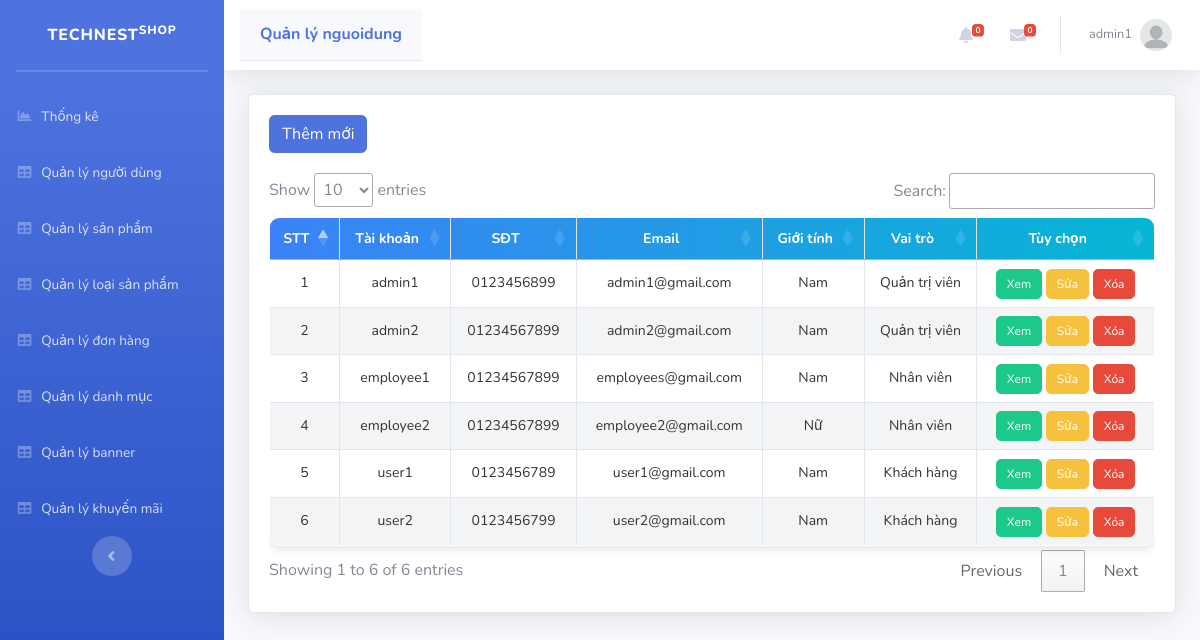
Page /Admin/index.php?mod=nguoidung (signed in) on the committed database.
### tables this page shows
CREATE TABLE `nguoidung` (
  `MaND` int NOT NULL,
  `Ho` varchar(20) NOT NULL,
  `Ten` varchar(20) NOT NULL,
  `GioiTinh` varchar(10) NOT NULL,
  `SDT` varchar(20) DEFAULT NULL,
  `Email` varchar(50) NOT NULL,
  `DiaChi` varchar(200) NOT NULL,
  `TaiKhoan` varchar(100) NOT NULL,
  `MatKhau` varchar(100) NOT NULL,
  `MaQuyen` int NOT NULL,
  `TrangThai` int NOT NULL
);

### Admin/MVC/Controllers/NguoiDungController.php (called while the page is built, shortened)
<?php
class NguoiDungController
{
    var $nguoidung_model;
    public function __construct()
    {
        $this->nguoidung_model = new nguoidung();
    }
    public function list()
    {
        $data = $this->nguoidung_model->All();
        require_once("MVC/Views/Admin/index.php");
    }
}

### Admin/MVC/Models/connection.php (called while the page is built, shortened)
<?php
class Connection
{
    function __construct()
    {
        $severname = "localhost";
        $username = "root";
        $password = "";
        $db_name = "tech_nest";
        $this->conn = new mysqli($severname, $username, $password, $db_name);
    }
}

### Admin/MVC/Models/model.php (called while the page is built, shortened)
<?php
require_once("connection.php");
class Model
{
    var $table;
    var $contens;
    function __construct()
    {
        $conn_obj = new Connection();
        $this->conn = $conn_obj->conn;
    }
    function All()
    {
        $query = "select * from $this->table ORDER BY $this->contens DESC ";
        require("result.php");
        return $data;
    }
}

### Admin/MVC/Models/result.php (called while the page is built)
<?php
$result = $this->conn->query($query);
$data = array();
while ($row = $result->fetch_assoc()) {
    $data[] = $row;
}

### Admin/MVC/Views/nguoidung/list.php (the view, shortened to what this page needs)
<?php if (isset($_SESSION['isLogin_Admin']) && $_SESSION['isLogin_Admin'] == true) { ?>
  <a href="?mod=nguoidung&act=add" type="button" class="btn btn-primary">Thêm mới</a>
<?php } ?>
<table class="table table-bordered" id="dataTable" cellspacing="0">
  <thead>
    <tr>
      <th scope="col">STT</th>
      <th scope="col">Tài khoản</th>
      <th scope="col">SĐT</th>
      <th scope="col">Email</th>
      <th scope="col">Giới tính</th>
      <th scope="col">Vai trò</th>
      <th scope="col">Tùy chọn</th>
    </tr>
  </thead>
  <tbody>
    <?php foreach ($data as $row) { ?>
      <tr>
        <td scope="row"><?= $row['MaND'] ?></td>
        <td><?= $row['TaiKhoan'] ?></td>
        <td><?= $row['SDT'] ?></td>
        <td><?= $row['Email'] ?></td>
        <td><?= $row['GioiTinh'] ?></td>
        <td>
          <?php
          if ($row['MaQuyen'] == 2) {
            echo 'Quản trị viên';
          } else {
            if ($row['MaQuyen'] == 1) {
              echo 'Khách hàng';
            } else {
              echo 'Nhân viên';
            }
          }
          ?>
        </td>
        <td>
          <a href="?mod=nguoidung&act=detail&id=<?= $row['MaND'] ?>" type="button" class="btn btn-success">Xem</a>
          <?php if (isset($_SESSION['isLogin_Admin']) && $_SESSION['isLogin_Admin'] == true) { ?>
            <a href="?mod=nguoidung&act=edit&id=<?= $row['MaND'] ?>" type="button" class="btn btn-warning">Sửa</a>
            <a href="?mod=nguoidung&act=delete&id=<?= $row['MaND'] ?>" onclick="return confirm('Bạn có thật sự muốn xóa ?');" type="button" class="btn btn-danger">Xóa</a>
          <?php } ?>
        </td>
      </tr>
    <?php } ?>
  </tbody>
</table>

### Admin/public/css/style.css (style rules this page uses)
* { margin: 0; padding: 0; box-sizing: border-box; }
.btn-primary { margin-bottom: 20px; }
#dataTable { border-collapse: collapse; overflow: hidden; animation: fadeInUp 0.5s ease-in-out; box-shadow: 0 4px 8px rgba(0, 0, 0, 0.1); border-radius: 10px; }
#dataTable thead tr { background: linear-gradient(to right, #3b82f6, #06b6d4); color: white; border: none; }
#dataTable thead th { font-size: 14px; text-align: center; }
#dataTable tbody tr { transition: background-color 0.3s, transform 0.2s; }
#dataTable tbody td { line-height: 30px; text-align: center; font-size: 14px; color: #333; }
#dataTable tbody tr:nth-child(even) { background-color: #f3f4f6; }
#dataTable .btn { padding: 5px 10px; font-size: 12px; border-radius: 5px; transition: background-color 0.3s, transform 0.2s; }

### rows in the picture
nguoidung: MaND "6", TaiKhoan "user2", SDT "0123456799", Email "user2@gmail.com", GioiTinh "Nam", shows "Khách hàng"
nguoidung: MaND "5", TaiKhoan "user1", SDT "0123456789", Email "user1@gmail.com", GioiTinh "Nam", shows "Khách hàng"
nguoidung: MaND "4", TaiKhoan "employee2", SDT "01234567899", Email "employee2@gmail.com", GioiTinh "Nữ", shows "Nhân viên"
nguoidung: MaND "3", TaiKhoan "employee1", SDT "01234567899", Email "employees@gmail.com", GioiTinh "Nam", shows "Nhân viên"
nguoidung: MaND "2", TaiKhoan "admin2", SDT "01234567899", Email "admin2@gmail.com", GioiTinh "Nam", shows "Quản trị viên"
nguoidung: MaND "1", TaiKhoan "admin1", SDT "0123456899", Email "admin1@gmail.com", GioiTinh "Nam", shows "Quản trị viên"

### other values in the picture
$mod "nguoidung"
$_SESSION['login']['TaiKhoan'] "admin1"
